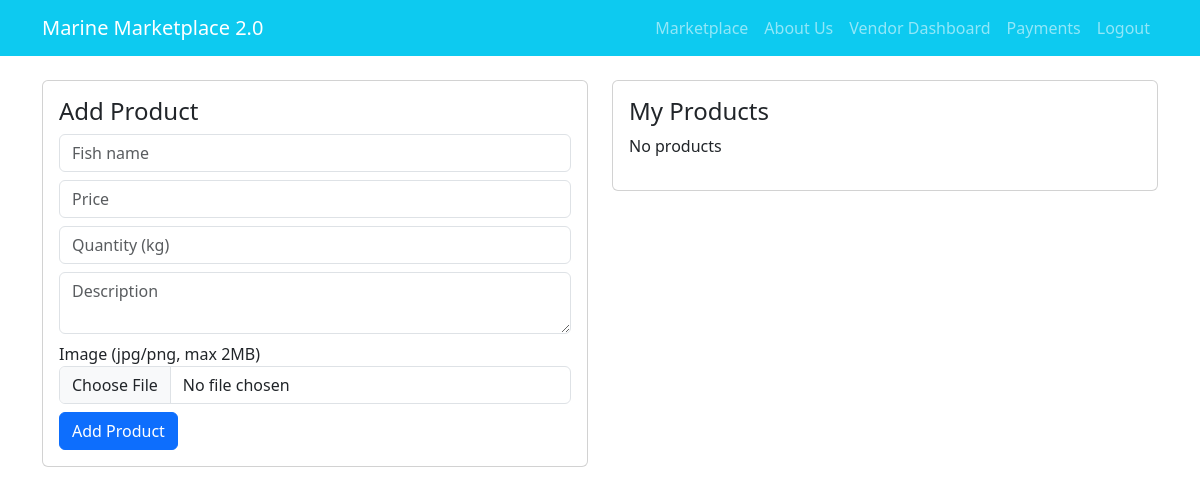
Page /add_product (signed in) on the earlier database version.
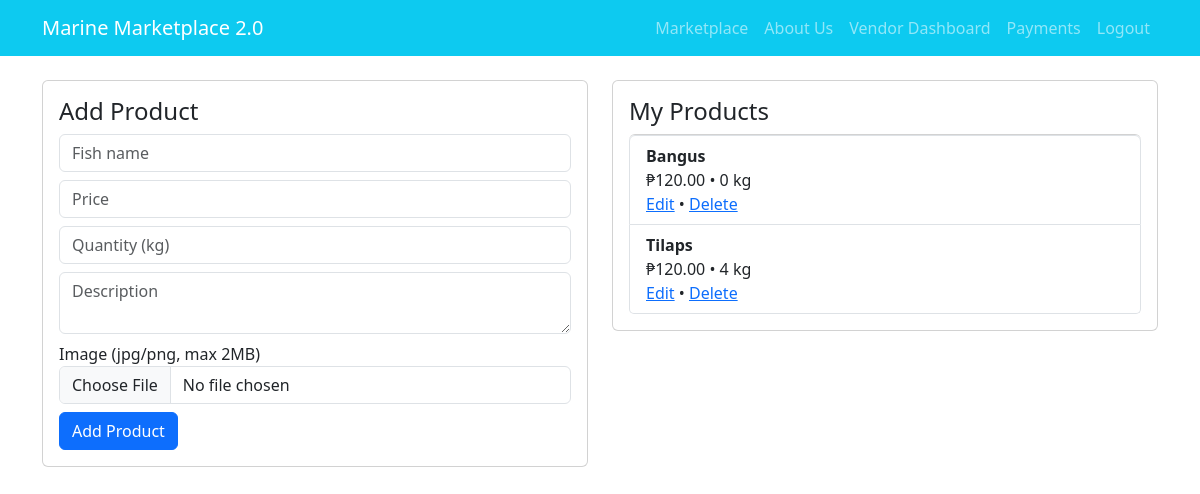
Same page on the later database version.
### app.py (models this page shows, shortened)
class Product(db.Model):
    __tablename__ = 'products'
    id = db.Column(db.Integer, primary_key=True)
    name = db.Column(db.String(200), nullable=False)
    price = db.Column(db.Float, nullable=False)
    quantity = db.Column(db.Integer, nullable=False, default=0)
    description = db.Column(db.String(400))
    image_path = db.Column(db.String(300))
    vendor_id = db.Column(db.Integer, db.ForeignKey('users.id'))
    created_at = db.Column(db.DateTime, default=datetime.utcnow)
    vendor = db.relationship('User', backref='products')

### app.py (the view, shortened to what this page needs)
@app.route('/add_product', methods=['GET','POST'])
@login_required(role='vendor')
def add_product():
    my_products = Product.query.filter_by(vendor_id=session['user_id']).all()
    return render_template('add_product.html', products=my_products)

### app.py (called while the page is built)
def login_required(role=None):
    def decorator(f):
        @wraps(f)
        def wrapper(*args, **kwargs):
            if 'user_id' not in session:
                flash('Please login first','warning')
                return redirect(url_for('login'))
            if role and session.get('role') != role and session.get('role') != 'admin':
                flash('Access denied','danger')
                return redirect(url_for('index'))
            return f(*args, **kwargs)
        return wrapper
    return decorator

### templates/add_product.html
{% extends 'base.html' %}{% block content %}<div class="row"><div class="col-md-6"><div class="card p-3"><h4>Add Product</h4><form method="POST" enctype="multipart/form-data"><input name="name" class="form-control mb-2" placeholder="Fish name" required><input name="price" class="form-control mb-2" placeholder="Price" required><input name="quantity" class="form-control mb-2" placeholder="Quantity (kg)" required><textarea name="description" class="form-control mb-2" placeholder="Description"></textarea><label>Image (jpg/png, max 2MB)</label><input type="file" name="image" class="form-control mb-2"><button class="btn btn-primary">Add Product</button></form></div></div><div class="col-md-6"><div class="card p-3"><h4>My Products</h4>{% if products %}<ul class="list-group">{% for p in products %}<li class="list-group-item"><strong>{{ p.name }}</strong><br>₱{{ '{:.2f}'.format(p.price) }} • {{ p.quantity }} kg<br><a href="{{ url_for('edit_product', pid=p.id) }}">Edit</a> • <a href="{{ url_for('delete_product', pid=p.id) }}">Delete</a></li>{% endfor %}</ul>{% else %}<p>No products</p>{% endif %}</div></div></div>{% endblock %}

Differences in the rows shown:
added Product: name "Bangus", price "120.00", quantity "0"
added Product: name "Tilaps", price "120.00", quantity "4"
Other differences:
text no longer shown: "No products"
